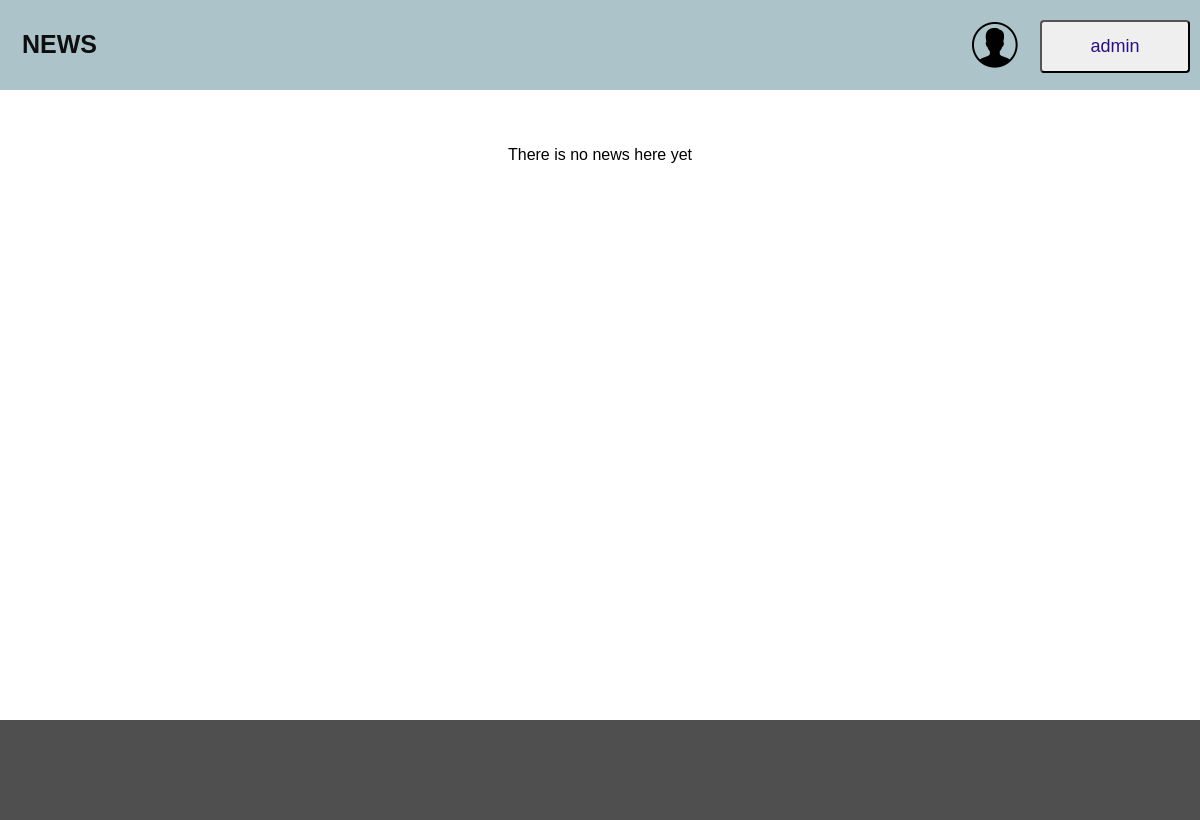
Page /news/ (signed in) on the earlier database version.
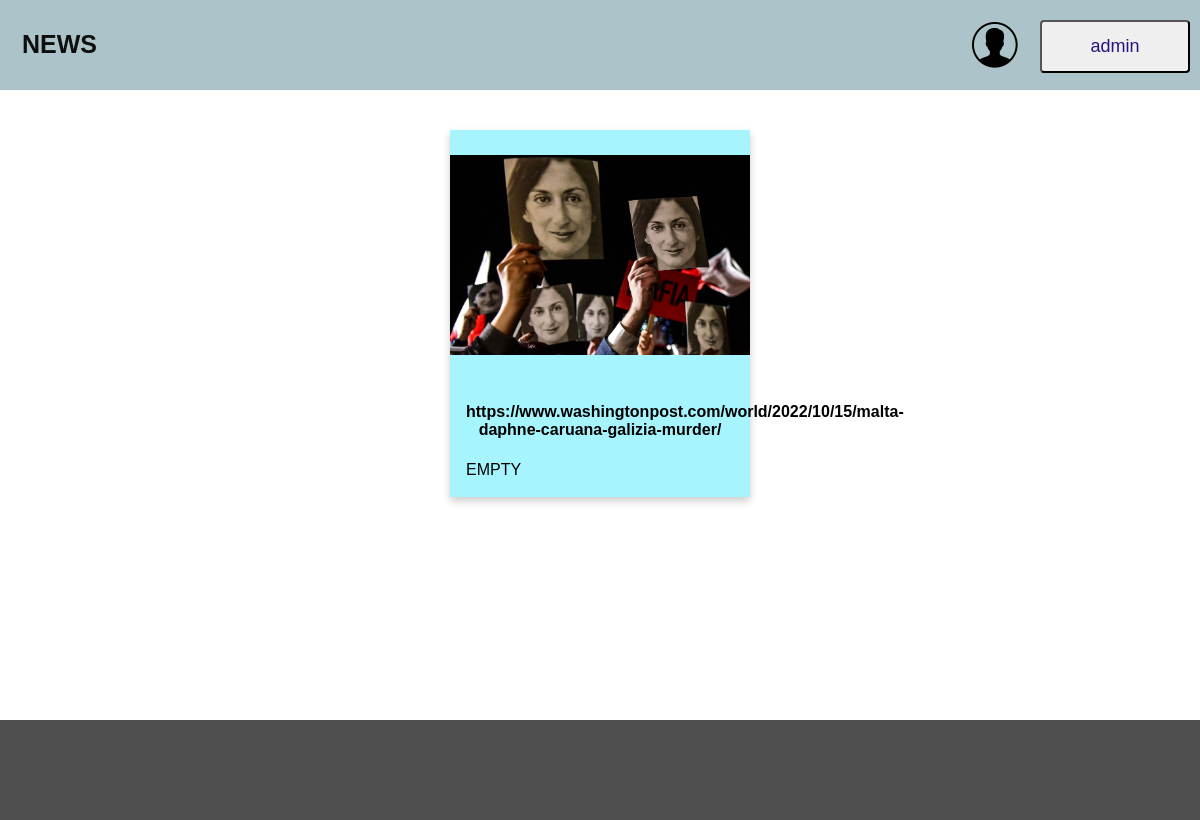
Same page on the later database version.
### news/models.py (models this page shows)
class Link(models.Model):
    link_text = models.CharField(max_length=255)
    link_img = models.ImageField(upload_to='img/', null=True)
    pub_date = models.DateTimeField('date published')

### news/views.py (the view)
# urls.py: path(r'', views.index, name='index'),
def index(request):
    message = None
    if "message" in request.GET:
        message = request.GET["message"]
    return render(
        request,
        "index.html",
        {
            "latest_links":
                Link.objects.order_by('-pub_date')[:10],
            "message": message
        }
    )

### templates/index.html
{% extends 'base.html' %}
{% block main %}
    <wrapper>
        {% if latest_links %}
            {% for link in latest_links %}
                <a href="/news/{{ link.id }}/" style="color: black; text-decoration: none">
                    <div class="card">
                        <div class="img" style="background-image: url('..{{ link.link_img.url }}')"></div>
                        <div class="container">
                            <h4 style="text-align: center"><b>{{ link.link_text }}</b></h4>
                            <p>EMPTY</p>
                        </div>
                    </div>
                </a>
            {% endfor %}
        {% else %}
            <p>There is no news here yet</p>
        {% endif %}
    </wrapper>
{% endblock %}

Differences in the rows shown:
added Link: link_img (picture), link_text "https://www.washingtonpost.com/world/2022/10/15/malta-daphne-caruana-galizia-murder/"
Other differences:
text no longer shown: "There is no news here yet"
